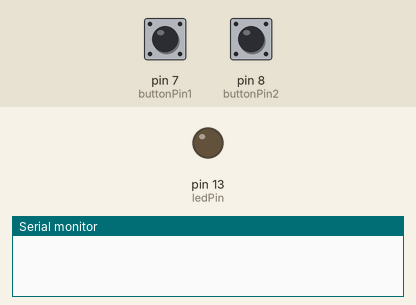
Simulated run of this sketch. Board: Arduino Uno, built with avr-gcc and run on an emulated ATmega328P. Shown: output pins drawn as LEDs (lit = HIGH), the last lines printed to the serial monitor. Inputs (shaded band) come from the test bench; at power-on: pin 7 (buttonPin1) HIGH, pin 8 (buttonPin2) HIGH. No radio packets arrive unless stated.

Above: at 1.2 s.
1.3 s: pin 7 (buttonPin1) pulled LOW for 0.15 s
At 2.2 s:
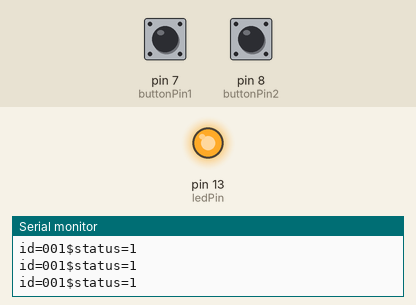
2.9 s: pin 8 (buttonPin2) pulled LOW for 0.15 s
At 3.5 s:
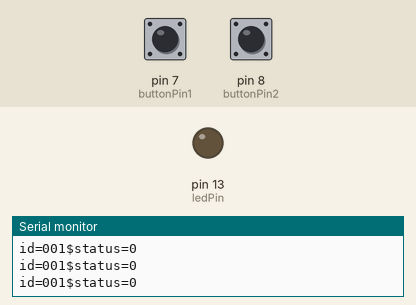
4.5 s: pin 7 (buttonPin1) pulled LOW for 1 s
At 5.9 s:
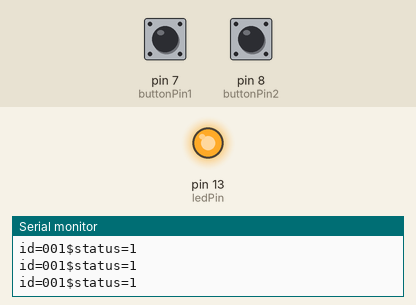
Timing chart, 0 to 7.5 s (numbered marks = the images above; inputs shaded):
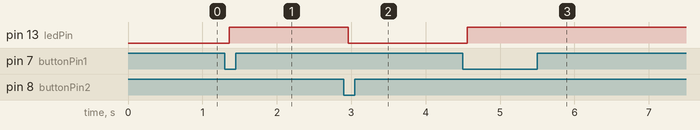

Measured:
- after the input at 1.3 s, pin 13 (ledPin): LOW → HIGH after 0.06 s
- after the input at 2.9 s, pin 13 (ledPin): HIGH → LOW after 0.06 s
- after the input at 4.5 s, pin 13 (ledPin): LOW → HIGH after 0.06 s

The sketch:

TRANSMITTER.ino
```cpp
#include <stdlib.h>
#include <VirtualWire.h>

const int ledPin = 13;
const int buttonPin1 = 7;
const int buttonPin2 = 8;

int buttonState1 = 0;
int buttonState2 = 0;

void setup() {
  vw_setup(2000);
  Serial.begin(9600);
  pinMode(ledPin, OUTPUT);
  pinMode(buttonPin1, INPUT);
  pinMode(buttonPin2, INPUT);
}

void loop() {

  buttonState1 = digitalRead(buttonPin1);
  buttonState2 = digitalRead(buttonPin2);

  if (buttonState1 == LOW) {
    sendData("id=001$status=1");
    digitalWrite(ledPin, HIGH);
  } else if (buttonState2 == LOW) {
    sendData("id=001$status=0");
    digitalWrite(ledPin, LOW);
  }
}

void sendData(char *message) {
  vw_send((uint8_t *)message, strlen(message));
  vw_wait_tx();
  Serial.println(message);
}
```
